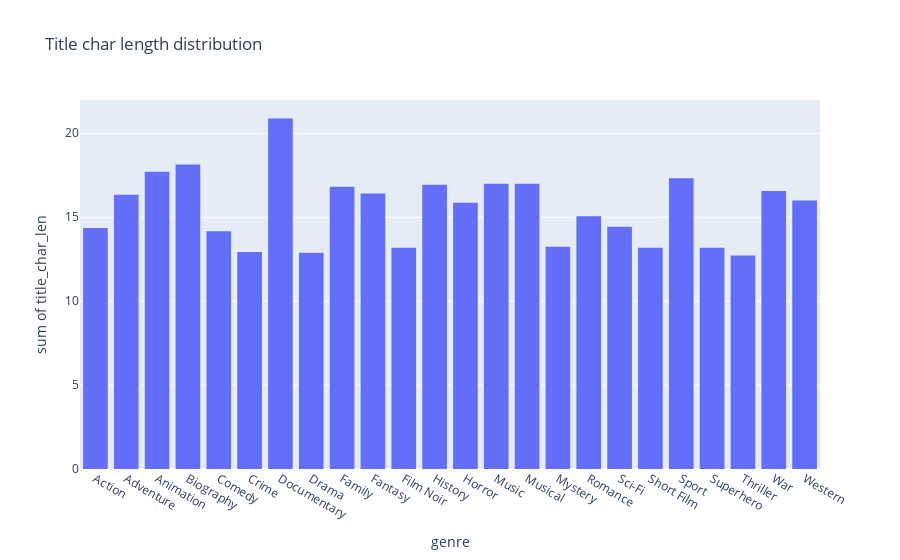

Notebook code for this chart:
### Code cell
fig = px.histogram(
    df_analysis.groupby(['genre'], as_index=False).title_char_len.mean(), 
    x='genre', 
    y='title_char_len', 
    title='Title char length distribution'
)
fig.show()

### Figure 1 — Plotly figure (JSON) as saved in the notebook; plotly's stock layout.template omitted (floating-point values rounded to 4 significant figures)
{"data": [{"alignmentgroup": "True", "bingroup": "x", "histfunc": "sum", "hovertemplate": "genre=%{x}<br>sum of title_char_len=%{y}<extra></extra>", "legendgroup": "", "marker": {"color": "#636efa", "pattern": {"shape": ""}}, "name": "", "offsetgroup": "", "orientation": "v", "showlegend": false, "type": "histogram", "x": ["Action", "Adventure", "Animation", "Biography", "Comedy", "Crime", "Documentary", "Drama", "Family", "Fantasy", "Film Noir", "History", "Horror", "Music", "Musical", "Mystery", "Romance", "Sci-Fi", "Short Film", "Sport", "Superhero", "Thriller", "War", "Western"], "xaxis": "x", "y": [14.36, 16.33, 17.72, 18.14, 14.16, 12.92, 20.88, 12.88, 16.81, 16.41, 13.19, 16.94, 15.86, 16.99, 17, 13.24, 15.05, 14.43, 13.19, 17.32, 13.19, 12.72, 16.56, 16], "yaxis": "y"}], "layout": {"barmode": "relative", "legend": {"tracegroupgap": 0}, "title": {"text": "Title char length distribution"}, "xaxis": {"anchor": "y", "domain": [0, 1], "title": {"text": "genre"}}, "yaxis": {"anchor": "x", "domain": [0, 1], "title": {"text": "sum of title_char_len"}}}}
